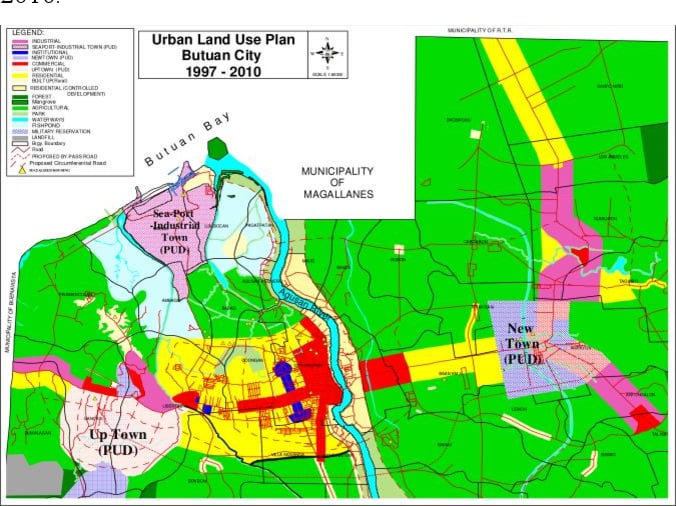
#> input picture backend/samples/zoning.jpg, 676 x 506 px
$ python -i geo_processing_service.py   (imports and definitions only)
#> lines starting #> are read from the running program, lines starting #| are printed output that depends on the picture; after the words box and inside, x2 and y2 are one past the last pixel; in counts of white or black regions, pixels touching at a corner belong together
#> further down, picture is the input picture: shape (506, 676, 3); mean B, G, R 115.9, 209.7, 138.6
"""
Geo-processing pipeline for zoning image analysis:
  1. Map-furniture detection → legend/title exclusion mask
  2. K-means color segmentation (furniture regions white-filled before clustering)
  3. OpenCV contour detection (excluded regions zeroed out)
  4. Projective transform (homography) → pixel coords to geographic coords
  5. Google Vision OCR → zone label extraction (legend text filtered out)
  6. Tippecanoe → PMTiles for MapLibre rendering
"""
from __future__ import annotations

import io
import json
import subprocess
import tempfile
from datetime import timedelta
from pathlib import Path
from uuid import UUID

import cv2
import numpy as np
from minio.error import S3Error
from shapely.geometry import Polygon, mapping
from shapely.validation import make_valid
from sklearn.cluster import KMeans

from core.minio_client import minio_client, BUCKET_NAME

_ZONING_PMTILE_PREFIX  = "pmtiles/zoning"
_HAZARD_PMTILE_PREFIX  = "pmtiles/hazards"
_PMTILE_PRESIGN_HOURS = 5
_WHITE_THRESHOLD = 230
_BLACK_THRESHOLD = 30


# ---------------------------------------------------------------------------
# Image loading
# ---------------------------------------------------------------------------

# [19 lines left out: function load_image_from_minio, not called in this run]


# ---------------------------------------------------------------------------
# Map-furniture detection — legend boxes, title bars, scale inserts
# ---------------------------------------------------------------------------

def detect_map_furniture(image_bgr: np.ndarray) -> np.ndarray:
    """
    Detect legend boxes, title bars, and other non-zone inserts in a zoning map.
    Returns a boolean mask (H×W) — True = exclude from zone detection and OCR.

    Strategy:
    - Find near-white rectangular blobs that touch an image border.
    - Legend/title boxes sit at the image edges with a white paper background.
    - Actual map zones are colored and rarely abut the very image edge.

    The mask is applied:
    1. Before K-means: excluded pixels replaced with white so swatch colors
       don't pollute zone clusters.
    2. Before contour building: excluded pixels zeroed so legend swatches
       don't create zone polygons.
    3. Before OCR assignment: legend text centroid falls in excluded region
       → discarded so it isn't attached to a nearby real zone.
    """
    h, w = image_bgr.shape[:2]
#> h = 506; w = 676
    gray = cv2.cvtColor(image_bgr, cv2.COLOR_BGR2GRAY)
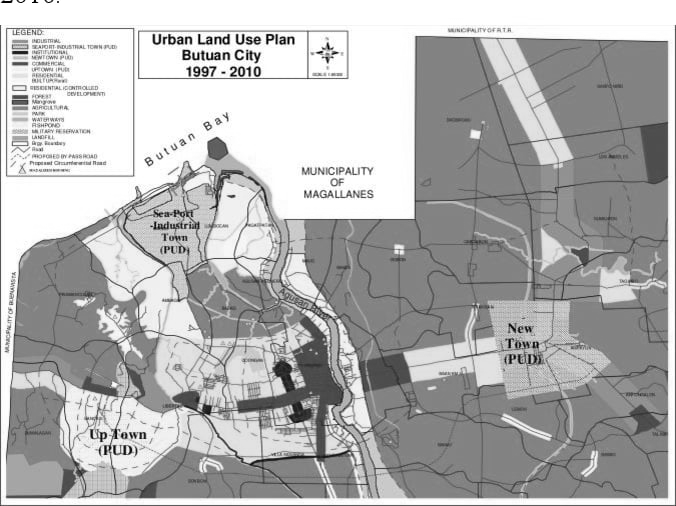
#> gray: shape (506, 676); min 0, max 255, mean 177.8

    # Near-white blobs (legend/title backgrounds are white paper)
    _, white = cv2.threshold(gray, 228, 255, cv2.THRESH_BINARY)
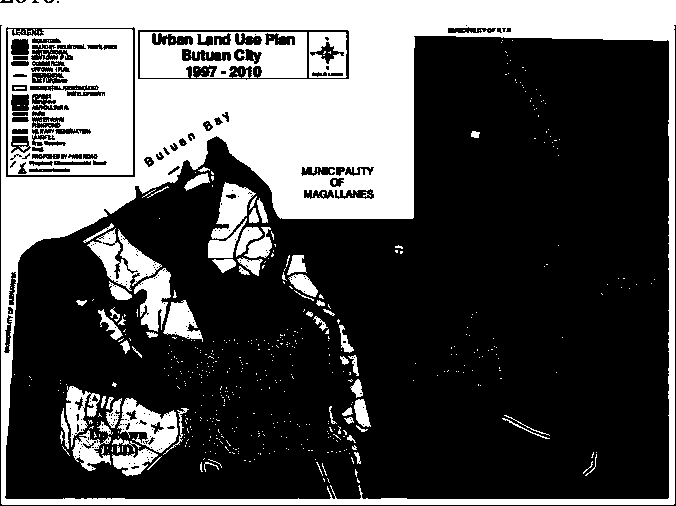
#> white: shape (506, 676); 32.2% white; 623 white regions (553 under 20 px), largest, box (x1, y1, x2, y2) and area: (0, 0, 676, 505) 73344, (7, 29, 133, 175) 13207, (140, 32, 307, 78) 5397

    # Close small gaps so text characters and swatch patches merge into one blob
    k = cv2.getStructuringElement(cv2.MORPH_RECT, (18, 18))
    closed = cv2.morphologyEx(white, cv2.MORPH_CLOSE, k)
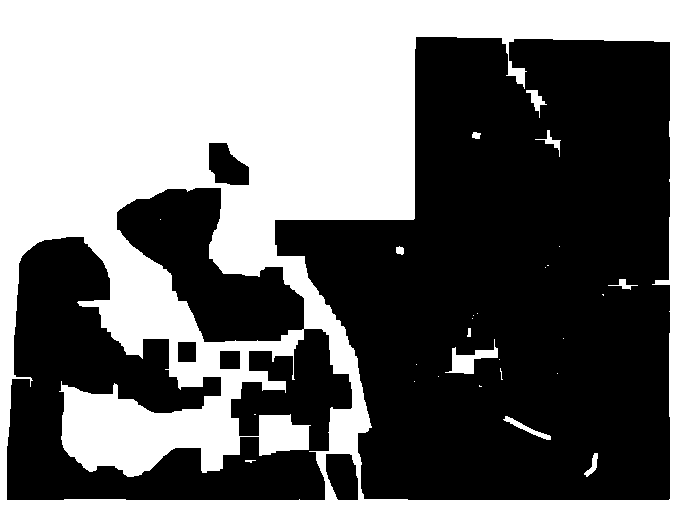
#> closed: shape (506, 676); 42.7% white; 28 white regions (17 under 20 px), largest, box (x1, y1, x2, y2) and area: (0, 0, 676, 506) 144387, (445, 339, 498, 374) 657, (503, 416, 551, 440) 247

    cnts, _ = cv2.findContours(closed, cv2.RETR_EXTERNAL, cv2.CHAIN_APPROX_SIMPLE)
#> cnts = [[[0, 0], [0, 505], [675, 505], [675, 0]]]

    exclude = np.zeros((h, w), dtype=bool)
    img_area = float(h * w)
#> img_area = 342056

    for c in cnts:
        x, y, bw, bh = cv2.boundingRect(c)
        box_area = bw * bh
        if box_area == 0:
            continue

        # Size gate: 0.5 % – 35 % of image
        if box_area < img_area * 0.005 or box_area > img_area * 0.35:
            continue

        # Rectangularity: contour fill ratio (irregular blobs < 0.55)
        fill = cv2.contourArea(c) / box_area
        if fill < 0.55:
            continue

        # Aspect: not a thin borderline (max 7:1)
        aspect = max(bw, bh) / max(min(bw, bh), 1)
        if aspect > 7.0:
            continue

        # Interior must be predominantly white (≥ 45 %)
        roi = gray[y:y + bh, x:x + bw]
        if (roi > 210).mean() < 0.45:
            continue

        # Must touch an image border — legend/title boxes always sit at an edge
        margin_x = int(w * 0.06)
        margin_y = int(h * 0.06)
        if not (
            x <= margin_x
            or (x + bw) >= w - margin_x
            or y <= margin_y
            or (y + bh) >= h - margin_y
        ):
            continue

        exclude[y:y + bh, x:x + bw] = True
#> this loop made 1 pass
#> (c, x, y, bw, bh, box_area) on pass 1: ([[0, 0], [0, 505], [675, 505], [675, 0]], 0, 0, 676, 506, 342056)
#> exclude: shape (506, 676) bool; every value is 0

    return exclude


# ---------------------------------------------------------------------------
# Georeferencing — pixel ↔ geographic coordinate transform
# ---------------------------------------------------------------------------

# [30 lines left out: functions compute_homography, transform_pixels_to_geo, color_to_hex, not called in this run]


def _is_near_white(rgb: np.ndarray) -> bool:
    return bool(np.all(rgb >= _WHITE_THRESHOLD))


def _is_near_black(rgb: np.ndarray) -> bool:
    return bool(np.all(rgb <= _BLACK_THRESHOLD))


# ---------------------------------------------------------------------------
# Color segmentation — K-means
# ---------------------------------------------------------------------------

# [125 lines left out: functions segment_by_color, get_zone_contours, run_ocr, not called in this run]


# ---------------------------------------------------------------------------
# Label assignment — OCR text → zone contours
# ---------------------------------------------------------------------------

def _point_in_contour(contour: np.ndarray, x: float, y: float) -> bool:
    return cv2.pointPolygonTest(contour, (float(x), float(y)), False) >= 0


def _point_near_contour(contour: np.ndarray, x: float, y: float, tolerance: float = 20.0) -> bool:
    """True if point is inside contour OR within `tolerance` pixels of its edge."""
    return cv2.pointPolygonTest(contour, (float(x), float(y)), measureDist=True) >= -tolerance


# [84 lines left out: functions assign_labels, contour_to_geo_polygon, not called in this run]


# ---------------------------------------------------------------------------
# PMTile generation — native tippecanoe or WSL fallback
# ---------------------------------------------------------------------------

_TIPPECANOE_ARGS = [
    "--force",
    "--minimum-zoom=8",
    "--maximum-zoom=18",
    "--generate-ids",
    "--no-tile-stats",
]


# [122 lines left out: functions _to_wsl_path, _run_tippecanoe, _upload_pmtile, generate_pmtiles, generate_hazard_pmtiles, presign_pmtile, not called in this run]

>>> import cv2
>>> picture = cv2.imread('../../../backend/samples/zoning.jpg')
>>> result = detect_map_furniture(picture)
